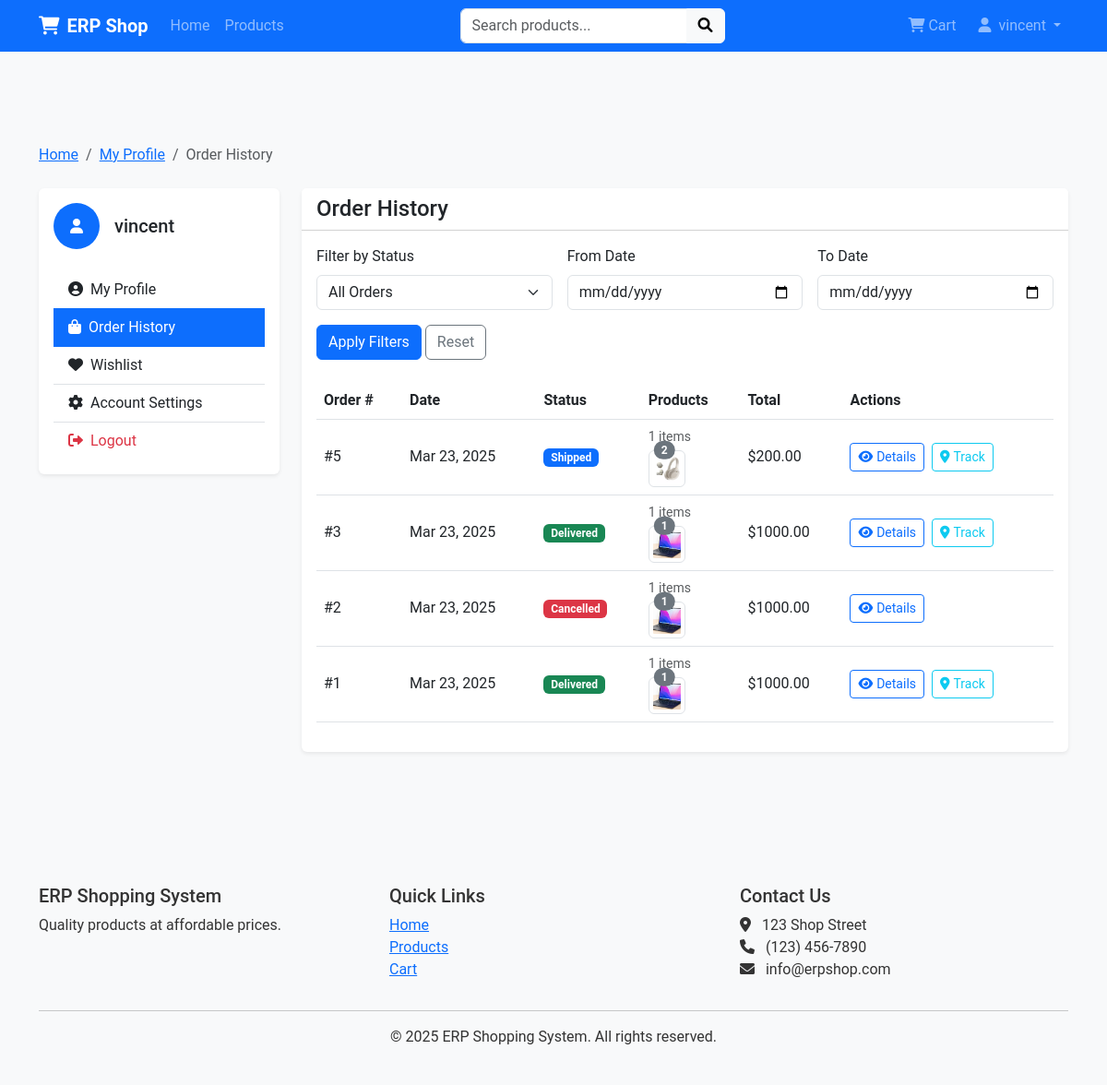
Screenshot of /orders/ (signed in) with the database file from the repository.
### shop/models.py (models this page shows, shortened)
class Order(models.Model):
    STATUS_CHOICES = (
        ('pending', 'Pending'),
        ('processing', 'Processing'),
        ('packed', 'Packed'),
        ('shipped', 'Shipped'),
        ('out_for_delivery', 'Out for Delivery'),
        ('delivered', 'Delivered'),
        ('cancelled', 'Cancelled'),
    )
    customer = models.ForeignKey(Customer, on_delete=models.CASCADE, related_name='orders')
    status = models.CharField(max_length=20, choices=STATUS_CHOICES, default='pending')
    order_date = models.DateTimeField(default=timezone.now)
    shipping_address = models.TextField()
    payment_method = models.CharField(max_length=50)
    total_amount = models.DecimalField(max_digits=10, decimal_places=2)
    tracking_number = models.CharField(max_length=100, blank=True, null=True)
    tracking_url = models.URLField(blank=True, null=True)
    delivery_partner = models.CharField(max_length=100, blank=True, null=True)
    estimated_delivery = models.DateField(blank=True, null=True)
    last_updated = models.DateTimeField(auto_now=True)
    notes = models.TextField(blank=True, null=True)
    qr_code = models.ImageField(upload_to='order_qr_codes/', blank=True, null=True)

class OrderItem(models.Model):
    order = models.ForeignKey(Order, on_delete=models.CASCADE, related_name='items')
    product = models.ForeignKey(Product, on_delete=models.CASCADE)
    quantity = models.PositiveIntegerField()
    price = models.DecimalField(max_digits=10, decimal_places=2)

class Product(models.Model):
    name = models.CharField(max_length=100)
    description = models.TextField(blank=True, null=True)
    category = models.ForeignKey(Category, on_delete=models.SET_NULL, null=True, related_name='products')
    price = models.DecimalField(max_digits=10, decimal_places=2)
    cost_price = models.DecimalField(max_digits=10, decimal_places=2, blank=True, null=True)
    stock = models.PositiveIntegerField(default=0)
    reorder_level = models.PositiveIntegerField(default=10)
    supplier = models.ForeignKey(Supplier, on_delete=models.SET_NULL, null=True, blank=True, related_name='products')
    image = models.ImageField(upload_to='products/', blank=True, null=True)
    created_at = models.DateTimeField(auto_now_add=True)
    updated_at = models.DateTimeField(auto_now=True)

### shop/customer_views.py (the view)
# urls.py: path('orders/', customer_views.order_history, name='order_history'),
@login_required
def order_history(request):
    try:
        customer = Customer.objects.get(user=request.user)
        orders = Order.objects.filter(customer=customer).order_by('-order_date')
    except Customer.DoesNotExist:
        orders = []
    context = {
        'orders': orders,
    }
    return render(request, 'customer/order_history.html', context)

### shop/templatetags/customer_tags.py (called while the page is built)
@register.filter
def currency(value):
    try:
        return "${:.2f}".format(Decimal(str(value)))
    except (ValueError, TypeError):
        return "$0.00"

### templates/customer/order_history.html (shortened to what this page needs)
{% extends 'customer/base.html' %}
{% load customer_tags %}
{% block content %}
<div class="container py-5">
    <nav aria-label="breadcrumb">
        <ol class="breadcrumb">
            <li class="breadcrumb-item"><a href="{% url 'customer:home' %}">Home</a></li>
            <li class="breadcrumb-item"><a href="{% url 'customer:profile' %}">My Profile</a></li>
            <li class="breadcrumb-item active">Order History</li>
        </ol>
    </nav>
    <div class="row">
        <div class="col-lg-3 mb-4">
            <div class="card border-0 shadow-sm">
                <div class="card-body">
                    <div class="d-flex align-items-center mb-4">
                        <div class="avatar-placeholder bg-primary text-white rounded-circle me-3 d-flex align-items-center justify-content-center" style="width: 50px; height: 50px;">
                            <i class="fas fa-user"></i>
                        </div>
                        <div>
                            <h5 class="mb-0">{{ user.username }}</h5>
                        </div>
                    </div>
                    <div class="list-group list-group-flush">
                        <a href="{% url 'customer:profile' %}" class="list-group-item list-group-item-action">
                            <i class="fas fa-user-circle me-2"></i>My Profile
                        </a>
                        <a href="{% url 'customer:order_history' %}" class="list-group-item list-group-item-action active">
                            <i class="fas fa-shopping-bag me-2"></i>Order History
                        </a>
                        <a href="#" class="list-group-item list-group-item-action">
                            <i class="fas fa-heart me-2"></i>Wishlist
                        </a>
                        <a href="#" class="list-group-item list-group-item-action">
                            <i class="fas fa-cog me-2"></i>Account Settings
                        </a>
                        <a href="{% url 'customer:logout' %}" class="list-group-item list-group-item-action text-danger">
                            <i class="fas fa-sign-out-alt me-2"></i>Logout
                        </a>
                    </div>
                </div>
            </div>
        </div>
        <div class="col-lg-9">
            <div class="card border-0 shadow-sm">
                <div class="card-header bg-white">
                    <h4 class="mb-0">Order History</h4>
                </div>
                <div class="card-body">
                    <div class="mb-4">
                        <form method="get" class="row g-3">
                            <div class="col-md-4">
                                <label for="status" class="form-label">Filter by Status</label>
                                <select id="status" name="status" class="form-select">
                                    <option value="">All Orders</option>
                                </select>
                            </div>
                            <div class="col-md-4">
                                <label for="date_from" class="form-label">From Date</label>
                                <input type="date" id="date_from" name="date_from" class="form-control" value="{{ request.GET.date_from }}">
                            </div>
                            <div class="col-md-4">
                                <label for="date_to" class="form-label">To Date</label>
                                <input type="date" id="date_to" name="date_to" class="form-control" value="{{ request.GET.date_to }}">
                            </div>
                            <div class="col-12">
                                <button type="submit" class="btn btn-primary">Apply Filters</button>
                                <a href="{% url 'customer:order_history' %}" class="btn btn-outline-secondary">Reset</a>
                            </div>
                        </form>
                    </div>
                    {% if orders %}
                        <div class="table-responsive">
                            <table class="table align-middle">
                                <thead>
                                    <tr>
                                        <th>Order #</th>
                                        <th>Date</th>
                                        <th>Status</th>
                                        <th>Products</th>
                                        <th>Total</th>
                                        <th>Actions</th>
                                    </tr>
                                </thead>
                                <tbody>
                                    {% for order in orders %}
                                        <tr>
                                            <td>#{{ order.id }}</td>
                                            <td>{{ order.order_date|date:"M d, Y" }}</td>
                                            <td>
                                                {% if order.status == 'pending' %}
                                                    <span class="badge bg-warning text-dark">Pending</span>
                                                {% elif order.status == 'processing' %}
                                                    <span class="badge bg-info text-dark">Processing</span>
                                                {% elif order.status == 'shipped' %}
                                                    <span class="badge bg-primary">Shipped</span>
                                                {% elif order.status == 'delivered' %}
                                                    <span class="badge bg-success">Delivered</span>
                                                {% elif order.status == 'cancelled' %}
                                                    <span class="badge bg-danger">Cancelled</span>
                                                {% else %}
                                                    <span class="badge bg-secondary">{{ order.status }}</span>
                                                {% endif %}
                                            </td>
                                            <td>
                                                <div class="d-flex flex-column">
                                                    <div class="small text-muted mb-1">{{ order.items.count }} items</div>
                                                    <div class="d-flex product-preview">
                                                        {% for item in order.items.all|slice:":3" %}
                                                            <div class="product-thumbnail me-1 position-relative" data-bs-toggle="tooltip" title="{{ item.product.name }} ({{ item.quantity }}x)">
                                                                <img src="{{ item.product.image.url|default:'/static/img/products/default.jpg' }}"
                                                                     alt="{{ item.product.name }}"
                                                                     class="img-thumbnail"
                                                                     style="width: 40px; height: 40px; object-fit: cover;">
                                                                <span class="position-absolute top-0 end-0 translate-middle badge rounded-pill bg-secondary">
                                                                    {{ item.quantity }}
                                                                </span>
                                                            </div>
                                                        {% endfor %}
                                                    </div>
                                                </div>
                                            </td>
                                            <td>{{ order.total_amount|currency }}</td>
                                            <td>
                                                <div class="d-flex flex-column flex-md-row gap-2">
                                                    <a href="{% url 'customer:order_detail' order.id %}" class="btn btn-sm btn-outline-primary">
                                                        <i class="fas fa-eye me-1"></i>Details
                                                    </a>
                                                    {% if order.status != 'pending' and order.status != 'cancelled' %}
                                                    <a href="{% url 'customer:order_tracking' order.id %}" class="btn btn-sm btn-outline-info">
                                                        <i class="fas fa-map-marker-alt me-1"></i>Track
                                                    </a>
                                                    {% endif %}
                                                </div>
                                            </td>
                                        </tr>
                                    {% endfor %}
                                </tbody>
                            </table>
                        </div>
                    {% endif %}
                </div>
            </div>
        </div>
    </div>
</div>
{% endblock %}

### templates/customer/base.html (shortened to what this page needs)
<!DOCTYPE html>
<html lang="en">
<head>
    <link href="https://cdn.jsdelivr.net/npm/bootstrap@5.3.0-alpha1/dist/css/bootstrap.min.css" rel="stylesheet">
    <link href="https://cdnjs.cloudflare.com/ajax/libs/font-awesome/6.0.0/css/all.min.css" rel="stylesheet">
    <link href="/static/css/customer.css" rel="stylesheet">
</head>
<body>
    <nav class="navbar navbar-expand-lg navbar-dark bg-primary fixed-top">
        <div class="container">
            <a class="navbar-brand" href="{% url 'customer:home' %}">
                <i class="fas fa-shopping-cart me-2"></i>ERP Shop
            </a>
            <div class="collapse navbar-collapse" id="navbarNav">
                <ul class="navbar-nav me-auto">
                    <li class="nav-item">
                        <a class="nav-link" href="{% url 'customer:home' %}">Home</a>
                    </li>
                    <li class="nav-item">
                        <a class="nav-link" href="{% url 'customer:product_list' %}">Products</a>
                    </li>
                </ul>
                <form class="d-flex me-2" action="{% url 'customer:product_list' %}" method="get">
                    <div class="input-group">
                        <input type="text" class="form-control" placeholder="Search products..." name="search">
                        <button class="btn btn-light" type="submit">
                            <i class="fas fa-search"></i>
                        </button>
                    </div>
                </form>
                <ul class="navbar-nav ms-auto">
                    <li class="nav-item me-2">
                        <a class="nav-link position-relative" href="{% url 'customer:cart' %}">
                            <i class="fas fa-shopping-cart"></i> Cart
                        </a>
                    </li>
                {% if user.is_authenticated %}
                    <li class="nav-item dropdown">
                        <a class="nav-link dropdown-toggle" href="#" id="userDropdown" role="button" data-bs-toggle="dropdown">
                            <i class="fas fa-user me-1"></i> {{ user.username }}
                        </a>
                    </li>
                {% endif %}
                </ul>
            </div>
        </div>
    </nav>
    <main class="py-4">
        {% block content %}{% endblock %}
    </main>
    <footer class="bg-light py-4 mt-5">
        <div class="container">
            <div class="row">
                <div class="col-md-4">
                    <h5>ERP Shopping System</h5>
                    <p>Quality products at affordable prices.</p>
                </div>
                <div class="col-md-4">
                    <h5>Quick Links</h5>
                    <ul class="list-unstyled">
                        <li><a href="{% url 'customer:home' %}">Home</a></li>
                        <li><a href="{% url 'customer:product_list' %}">Products</a></li>
                        <li><a href="{% url 'customer:cart' %}">Cart</a></li>
                    </ul>
                </div>
                <div class="col-md-4">
                    <h5>Contact Us</h5>
                    <address>
                        <i class="fas fa-map-marker-alt me-2"></i> 123 Shop Street<br>
                        <i class="fas fa-phone me-2"></i> (123) 456-7890<br>
                        <i class="fas fa-envelope me-2"></i> info@erpshop.com
                    </address>
                </div>
            </div>
            <hr>
            <div class="text-center">
                <p>&copy; {% now "Y" %} ERP Shopping System. All rights reserved.</p>
            </div>
        </div>
    </footer>
</body>
</html>

### static/css/customer.css (style rules this page uses)
body { font-family: 'Roboto', sans-serif; color: #333; background-color: #f8f9fa; }

### templates/customer/base.html (style rules this page uses)
body { padding-top: 76px; min-height: 100vh; display: flex; flex-direction: column; }
.navbar-brand { font-weight: 600; }
footer { margin-top: auto; }
.breadcrumb { background-color: transparent; padding: 0.5rem 0; }

### rows the page displays
Order: id "5", order_date "Mar 23, 2025", status "Shipped", items.count "1", total_amount "$200.00"
OrderItem: product.image (picture), quantity "2"
Order: id "3", order_date "Mar 23, 2025", status "Delivered", items.count "1", total_amount "$1000.00"
OrderItem: product.image (picture), quantity "1"
Order: id "2", order_date "Mar 23, 2025", status "Cancelled", items.count "1", total_amount "$1000.00"
OrderItem: product.image (picture), quantity "1"
Order: id "1", order_date "Mar 23, 2025", status "Delivered", items.count "1", total_amount "$1000.00"
OrderItem: product.image (picture), quantity "1"

### other values shown
{{ user.username }} "vincent"
